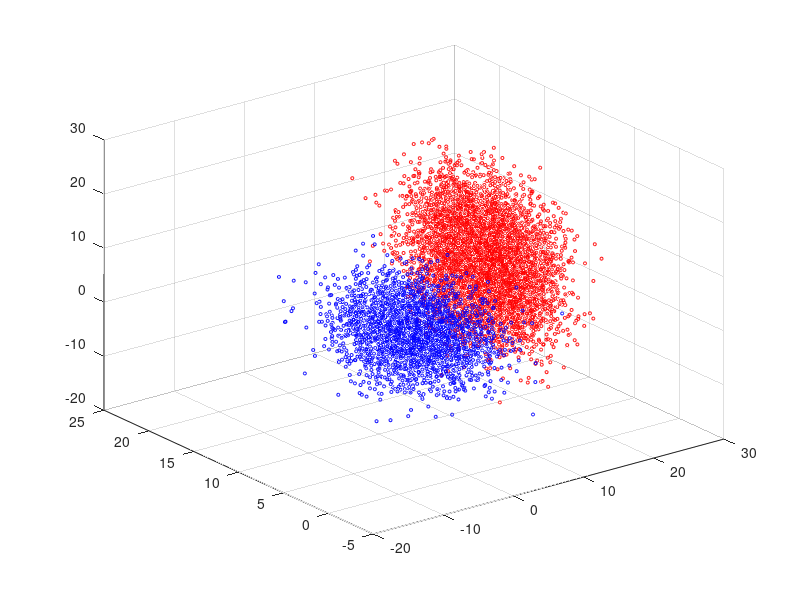

This chart was generated by the following MATLAB code:
data = load('DonneesCC.mat');

figure
X = [%data.x1(:, 1);
    data.x2(:, 1);
    data.x3(:, 1);
    %data.x4(:, 1)
    ];
Y = [%data.x1(:, 2);
    data.x2(:, 2);
    data.x3(:, 2);
    %data.x4(:, 2)
    ];
Z = [%data.x1(:, 3); 
    data.x2(:, 3); 
    data.x3(:, 3); 
    %data.x4(:, 3)
    ];

C = [%repmat([0 0 0], size(data.x1, 1), 1); 
    repmat([1 0 0], size(data.x2, 1), 1); 
    repmat([0 0 1], size(data.x3, 1), 1); 
    %repmat([0 1 0], size(data.x4, 1), 1)
    ];

S = repmat([5],numel(X),1);
s = S(:);
c = C(:);

scatter3(X, Y, Z, s, C);
